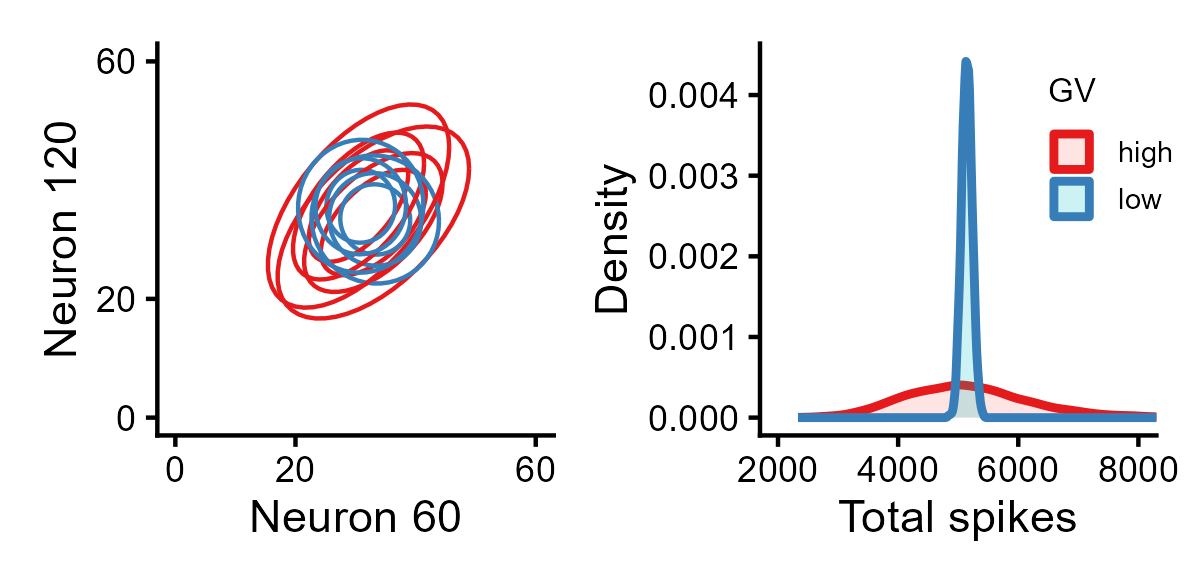

This figure's R source:
library(tidyverse)
library(doParallel)
library(foreach)
library(cowplot)
library(patchwork)
library(plotly)
library(magick)
library(htmlwidgets)
library(webshot2)
library(minpack.lm)

cl <- makeCluster(parallel::detectCores() - 1)
registerDoParallel(cl)

# Naka-Rushton function
Rmax <- 115
C50 <- 19.3
n   <-  2.9

# High gain variability
n_neurons <- 180                                              
orientations <- seq(1, 180, by = 1)                           
preferred_orientations <-  seq(1, 180, length.out = n_neurons)
contrast <- 40
max_firing_rate <- Rmax * contrast^n / (contrast^n + C50^n)
tuning_width    <- 20                                         
n_trials <- 3000

tuning_curves <- matrix(0, nrow = n_neurons, ncol = length(orientations))
for (i in 1:n_neurons) {
  tuning_curves[i, ] <- max_firing_rate * exp(-0.5 * (pmin(abs(orientations - preferred_orientations[i]), 
                                                           180 - abs(orientations - preferred_orientations[i])) ^ 2) / tuning_width ^ 2)
}

input_90 <- rnorm(n_trials, 90, 0) # zero stimulus encoding noise
responses_90 <- foreach(
  i = 1:n_trials,
  .combine = rbind,
  .packages = "stats"
) %dopar% {
  idx <- round(input_90[i]) 
  sigma_g <- 0.2
  g <- rgamma(1, shape = 1 / sigma_g^2, scale = sigma_g^2)
  mu <- g * tuning_curves[, idx]
  mu[mu == 0] <- 1e-8
  resp <- rnbinom(n_neurons, size = 1000000, mu = mu)
  cbind(resp, neuron = seq_len(n_neurons), stim = 90, trial = i)
}

input_91 <- rnorm(n_trials, 91, 0)
responses_91 <- foreach(
  i = 1:n_trials,
  .combine = rbind,
  .packages = "stats"
) %dopar% {
  idx <- round(input_91[i]) 
  sigma_g <- 0.2
  g <- rgamma(1, shape = 1 / sigma_g^2, scale = sigma_g^2)
  mu <- g * tuning_curves[, idx]
  mu[mu == 0] <- 1e-8
  resp <- rnbinom(n_neurons, size = 1000000, mu = mu)
  cbind(resp, neuron = seq_len(n_neurons), stim = 91, trial = i)
}

df_responses_1 <- as.data.frame(rbind(responses_90, responses_91))
colnames(df_responses_1) <- c("Spikes", "Neuron", "Stimulus", "Trial")

# Low gain variability
input_90 <- rnorm(n_trials, 90, 0) # zero stimulus encoding noise
responses_90 <- foreach(
  i = 1:n_trials,
  .combine = rbind,
  .packages = "stats"
) %dopar% {
  idx <- round(input_90[i]) 
  sigma_g <- 0.01
  g <- rgamma(1, shape = 1 / sigma_g^2, scale = sigma_g^2)
  mu <- g * tuning_curves[, idx]
  mu[mu == 0] <- 1e-8
  resp <- rnbinom(n_neurons, size = 1000000, mu = mu)
  cbind(resp, neuron = seq_len(n_neurons), stim = 90, trial = i)
}

input_91 <- rnorm(n_trials, 91, 0)
responses_91 <- foreach(
  i = 1:n_trials,
  .combine = rbind,
  .packages = "stats"
) %dopar% {
  idx <- round(input_91[i]) 
  sigma_g <- 0.01
  g <- rgamma(1, shape = 1 / sigma_g^2, scale = sigma_g^2)
  mu <- g * tuning_curves[, idx]
  mu[mu == 0] <- 1e-8
  resp <- rnbinom(n_neurons, size = 1000000, mu = mu)
  cbind(resp, neuron = seq_len(n_neurons), stim = 91, trial = i)
}

df_responses_2 <- as.data.frame(rbind(responses_90, responses_91))
colnames(df_responses_2) <- c("Spikes", "Neuron", "Stimulus", "Trial")

# stopCluster(cl)

### Visualization ###
# across-trial spike distributions
# 2d density
df_responses_1$GV <- "high"
df_responses_2$GV <- "low"
df <- rbind(df_responses_1, df_responses_2)

g1 <- df %>%
  dplyr::filter(Neuron %in% c(60, 120)) %>%
  pivot_wider(names_from = Neuron, values_from = Spikes) %>%
  ggplot(aes(x = `60`, y = `120`,
             color = GV)) +
  stat_ellipse(aes(group = interaction(GV, Stimulus)), level = c(0.5)) + # parametric density
  stat_ellipse(aes(group = interaction(GV, Stimulus)), level = c(0.7)) + 
  stat_ellipse(aes(group = interaction(GV, Stimulus)), level = c(0.9)) + 
  labs(x = "Neuron 60", y = "Neuron 120") +
  coord_cartesian(xlim = c(0, 60), ylim = c(0, 60)) +
  scale_x_continuous(breaks = c(0, 60, 20)) +
  scale_y_continuous(breaks = c(0, 60, 20)) +
  scale_color_manual(values = c("#E41A1C", "#377EB8")) +
  theme_classic(base_size = 11) +
  theme(legend.position = "none")
g1

# sum of spikes
g2 <- df %>%
  group_by(Stimulus, GV, Trial) %>%
  summarise(Sum_spikes = sum(Spikes), .groups = "drop") %>%
  ggplot(aes(x = Sum_spikes, color = GV, fill = GV)) +
  geom_density(alpha = 0.2, linewidth = 1) +
  coord_cartesian(xlim = c(2000, 8000)) +
  scale_x_continuous(breaks = seq(2000, 8000, 2000)) +
  scale_color_manual(values = c("#E41A1C", "#377EB8")) +
  theme_classic(base_size = 11) +
  labs(
    x = "Total spikes",
    y = "Density",
    color = "GV",
    fill = "GV") +
  theme(
    legend.position = c(1.1, 0.98),
    legend.justification = c(1, 1),
    legend.background = element_rect(color = NA),
    legend.title = element_text(size = 8),
    legend.text = element_text(size = 7),
    legend.key.size = unit(0.4, "cm")
  )
g2

# Pairwise spike correlations
# 3d density
u <- seq(0, 2*pi, length.out = 50)
v <- seq(0, pi, length.out = 50)
x_sphere <- outer(cos(u), sin(v))
y_sphere <- outer(sin(u), sin(v))
z_sphere <- outer(rep(1,length(u)), cos(v)) 
unit_sphere <- rbind(as.vector(x_sphere), as.vector(y_sphere), as.vector(z_sphere))

df %>% 
  filter(Neuron %in% c(60, 90, 120)) %>% 
  pivot_wider(id_cols = c(GV, Stimulus, Trial), 
              names_from = Neuron, values_from = Spikes) %>%
  group_by(Stimulus, GV) %>% 
  group_map(~{
    mu <- colMeans(.x[,c("60","90","120")])
    sigma <- cov(.x[,c("60","90","120")])
    if(det(sigma) <= 0){
      sigma <- sigma + diag(1e-6,3)
    }
    eig <- eigen(sigma)
    coords <- eig$vectors %*% diag(sqrt(eig$values)) %*% unit_sphere + mu
    list(
      x = matrix(coords[1,], nrow=length(u)),
      y = matrix(coords[2,], nrow=length(u)),
      z = matrix(coords[3,], nrow=length(u)),
      Stimulus = .y$Stimulus,
      GV = .y$GV
    )
  }) -> ellipsoids

p1 <- plot_ly()

for (e in ellipsoids) {
  
  col <- ifelse(e$GV == "high", "#E41A1C", "#377EB8")
  
  p1 <- p1 %>% add_surface(
    x = e$x,
    y = e$y,
    z = e$z,
    colorscale = list(c(0,"white"), c(1,col)),
    showscale = FALSE,
    opacity = 0.6,
    name = paste("Stim:", e$Stimulus, "GV:", e$GV),
    hoverinfo = "text",
    text = paste("Stimulus:", e$Stimulus,
                 "<br>GV:", e$GV)
  )
}

p1 <- p1 %>%
  layout(
    scene = list(
      xaxis = list(title = "Neuron 60",  range = c(0, 200)),
      yaxis = list(title = "Neuron 90",  range = c(0, 200)),
      zaxis = list(title = "Neuron 120", range = c(0, 200)),
      aspectmode = "cube"   
    )
  )
p1

# 3d scatter plot
df %>% 
  filter(Neuron %in% c(60, 90, 120)) %>% 
  pivot_wider(id_cols = c(GV, Stimulus, Trial), 
              names_from = Neuron, values_from = Spikes) -> df_scatter

stim_list <- unique(df_scatter$Stimulus)
symbols <- c("circle","cross")
colors <- c("#E41A1C", "#377EB8")
# colors <- scales::hue_pal()(9)[6:7]

p2 <- plot_ly()

for (i in seq_along(stim_list)) {
  d <- df_scatter %>% filter(Stimulus == stim_list[i])
  p2 <- p2 %>% add_trace(
    data = d,
    x = ~`60`,
    y = ~`90`,
    z = ~`120`,
    type = "scatter3d",
    mode = "markers",
    marker = list(
      size = 3,
      symbol = symbols[i]
    ),
    color = ~factor(GV),
    colors = colors,
    name = paste("Stimulus", stim_list[i])
  )
}

p2 <- p2 %>%
  layout(
    scene = list(
      xaxis = list(title = "Neuron 60",  range = c(0, 200)),
      yaxis = list(title = "Neuron 90",  range = c(0, 200)),
      zaxis = list(title = "Neuron 120", range = c(0, 200)),
      aspectmode = "cube"   
    )
  )

p2 <- p2 %>%
  layout(
    scene = list(
      xaxis = list(
        title = "Neuron 60",
        range = c(0, 200),
        color = "black", 
        tickcolor = "black",
        titlefont = list(color = "black")
      ),
      yaxis = list(
        title = "Neuron 90",
        range = c(0, 200),
        color = "black",
        tickcolor = "black",
        titlefont = list(color = "black")
      ),
      zaxis = list(
        title = "Neuron 120",
        range = c(0, 200),
        color = "black",
        tickcolor = "black",
        titlefont = list(color = "black")
      )
    )
  )

p2

# 3d scatter plot with logistic regression
df_scatter$stim_bin <- as.numeric(as.factor(df_scatter$Stimulus)) - 1
fit <- glm(stim_bin ~ `60` + `90` + `120`, data = df_scatter, family = binomial)

x_seq <- seq(0, 200, length.out = 30)
y_seq <- seq(0, 200, length.out = 30)
z_seq <- seq(0, 200, length.out = 30)

grid3d <- expand.grid(`60` = x_seq, `90` = y_seq, `120` = z_seq)
grid3d$prob <- predict(fit, newdata = grid3d, type = "response")
decision_points <- grid3d %>% filter(abs(prob - 0.5) < 0.02)

p3 <- p1 %>%
  add_trace(
    data = decision_points,
    x = ~`60`, y = ~`90`, z = ~`120`,
    type = "mesh3d",
    color = 'navy',
    opacity = 0.5,
    name = "Decision boundary"
  )

p3

# save figures
plot_list <- list(g1, g2)
plots <- lapply(plot_list, function(p) {
  p + theme(
    plot.margin = margin(t = 5, r = 5, b = 5, l = 5, unit = "pt")
  )
})
manifold <- wrap_plots(plots, ncol = 2)
ggsave("manifold_90_91.png", manifold, width = 4, height = 1.95, dpi = 300)

p2 <- p2 %>%
  plotly::layout(
    scene = list(
      camera = list(
        eye = list(x = 2.2, y = 2.2, z = 1.2)
      )
    )
  )

saveWidget(p2, "scatter_3d_90_91.html", selfcontained = TRUE)
webshot("scatter_3d_90_91.html", "scatter_3d.png", vwidth = 800, vheight = 600)
